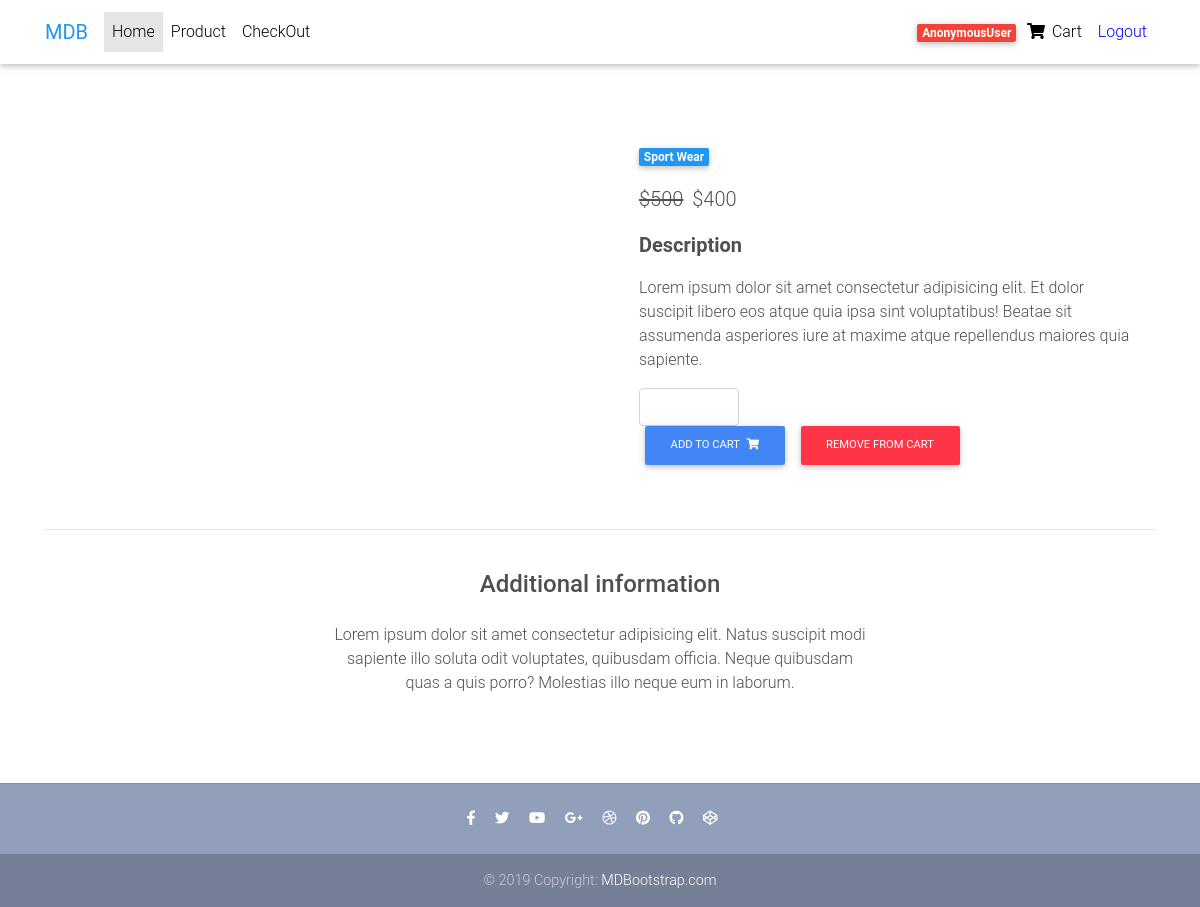
Screenshot of /product/12/ with the database file from the repository.
### products/models.py (models this page shows, shortened)
class Item(models.Model):
    title = models.CharField(max_length=100)
    price= models.IntegerField()
    discount_price= models.IntegerField(blank=True,null=True)
    category=models.CharField(choices=CATEGORY_CHOICES,max_length=2)
    label=models.CharField(choices=LABEL_CHOICES,max_length=1)
    slug=models.SlugField()
    description=models.TextField()
    def get_add_to_cart(self):
        return reverse("products:add_to_cart",kwargs={
            'slug' : self.slug
        })
    def get_remove_from_cart(self):
        return reverse("products:remove_from_cart",kwargs={
            'slug' : self.slug
        })

### products/views.py (the view)
# urls.py: path('product/<slug>/',Product.as_view(), name="product"),
class Product(DetailView):
    model=Item
    template_name="product.html"

### templates/product.html (shortened to what this page needs)
{% load static %}
{% load cart_count %}
<!DOCTYPE html>
<html lang="en">
<head>
  <link rel="stylesheet" href="https://use.fontawesome.com/releases/v5.11.2/css/all.css">
  <link href="{% static 'css/bootstrap.min.css' %}" rel="stylesheet">
  <link href="{% static 'css/mdb.min.css' %}" rel="stylesheet">
  <link href="{% static 'css/style.min.css' %}" rel="stylesheet">
</head>
<body>
  <nav class="navbar fixed-top navbar-expand-lg navbar-light white scrolling-navbar">
    <div class="container">
      <a class="navbar-brand waves-effect" href="" >
        <strong class="blue-text">MDB</strong>
      </a>
      <div class="collapse navbar-collapse" id="navbarSupportedContent">
        <ul class="navbar-nav mr-auto">
          <li class="nav-item active">
            <a class="nav-link waves-effect" href="#">Home
            </a>
          </li>
          <li class="nav-item">
            <a class="nav-link waves-effect" href="{{get_absolute_url}}" >Product</a>
          </li>
          <li class="nav-item">
            <a class="nav-link waves-effect" href="checkout"
              >CheckOut</a>
          </li>
        </ul>
        <ul class="navbar-nav nav-flex-icons">
          <li class="nav-item">
            <a href="{% url 'products:order_summary' %}" class="nav-link waves-effect">
              <span class="badge red z-depth-1 mr-1"> {{ request.user|cart_count }} </span>
              <i class="fas fa-shopping-cart"></i>
              <span class="clearfix d-none d-sm-inline-block"> Cart </span>
            </a>
          </li>
          <li class="nav-item">
            <a href="logout" style="color: blue;" class="nav-link waves-effect" >
              Logout
            </a>
          </li>
        </ul>
      </div>
    </div>
  </nav>
  <main class="mt-5 pt-4">
    <div class="container dark-grey-text mt-5">
      <div class="row wow fadeIn">
        <div class="col-md-6 mb-4">
        </div>
        <div class="col-md-6 mb-4">
          <div class="p-4">
            <div class="mb-3">
              <a href="">
                <span class="badge blue mr-1">{{object.get_category_display}}</span>
              </a>
            </div>
            <p class="lead">
              <span class="mr-1">
                <del>${{object.price}}</del>
              </span>
              <span>${{object.discount_price}}</span>
            </p>
            <p class="lead font-weight-bold">Description</p>
            <p>Lorem ipsum dolor sit amet consectetur adipisicing elit. Et dolor suscipit libero eos atque quia ipsa
              sint voluptatibus!
              Beatae sit assumenda asperiores iure at maxime atque repellendus maiores quia sapiente.</p>
            <form class="d-flex justify-content-left">
              <input type="number" value={{object.quantity}} aria-label="Search" class="form-control" style="width: 100px">
            </form>
            <a href="{{object.get_add_to_cart}}" class="btn btn-primary btn-md my-0 p" >Add to cart
                <i class="fas fa-shopping-cart ml-1"></i>
            </a>
            <a href="{{object.get_remove_from_cart}}" class="btn btn-danger btn-md my-0 p" >Remove from cart
          </a>
          </div>
        </div>
      </div>
      <hr>
      <div class="row d-flex justify-content-center wow fadeIn">
        <div class="col-md-6 text-center">
          <h4 class="my-4 h4">Additional information</h4>
          <p>Lorem ipsum dolor sit amet consectetur adipisicing elit. Natus suscipit modi sapiente illo soluta odit
            voluptates,
            quibusdam officia. Neque quibusdam quas a quis porro? Molestias illo neque eum in laborum.</p>
        </div>
      </div>
      <div class="row wow fadeIn">
        <div class="col-lg-4 col-md-12 mb-4">
        </div>
        <div class="col-lg-4 col-md-6 mb-4">
        </div>
        <div class="col-lg-4 col-md-6 mb-4">
        </div>
      </div>
    </div>
  </main>
  <footer class="page-footer text-center font-small mt-4 wow fadeIn">
    <hr class="my-4">
    <div class="pb-4">
      <a href="https://www.facebook.com/mdbootstrap" target="_blank">
        <i class="fab fa-facebook-f mr-3"></i>
      </a>
      <a href="https://twitter.com/MDBootstrap" target="_blank">
        <i class="fab fa-twitter mr-3"></i>
      </a>
      <a href="https://www.youtube.com/watch?v=7MUISDJ5ZZ4" target="_blank">
        <i class="fab fa-youtube mr-3"></i>
      </a>
      <a href="https://plus.google.com/u/0/b/107863090883699620484" target="_blank">
        <i class="fab fa-google-plus-g mr-3"></i>
      </a>
      <a href="https://dribbble.com/mdbootstrap" target="_blank">
        <i class="fab fa-dribbble mr-3"></i>
      </a>
      <a href="https://pinterest.com/mdbootstrap" target="_blank">
        <i class="fab fa-pinterest mr-3"></i>
      </a>
      <a href="https://github.com/mdbootstrap/bootstrap-material-design" target="_blank">
        <i class="fab fa-github mr-3"></i>
      </a>
      <a href="http://codepen.io/mdbootstrap/" target="_blank">
        <i class="fab fa-codepen mr-3"></i>
      </a>
    </div>
    <div class="footer-copyright py-3">
      © 2019 Copyright:
      <a href="https://mdbootstrap.com/education/bootstrap/" target="_blank"> MDBootstrap.com </a>
    </div>
  </footer>
</body>
</html>

### templates/product.html (style rules this page uses)
html, body, header, .carousel { height: 60vh; }

### rows the page displays
Item: category "Sport Wear", price "500", discount_price "400"

### other values shown
{{ request.user|cart_count }} "AnonymousUser"
